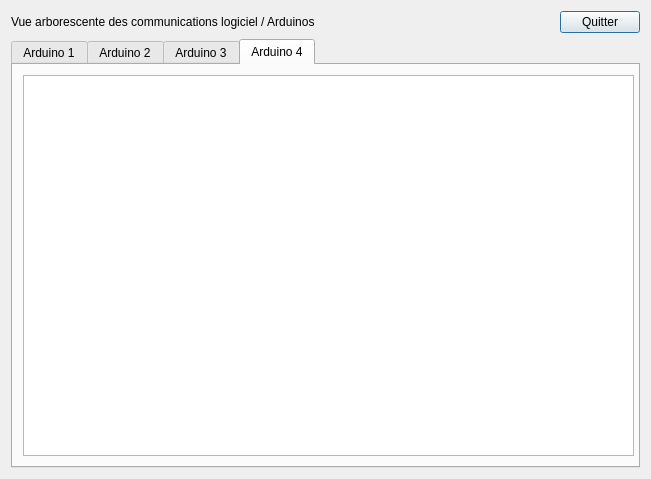
<?xml version="1.0" encoding="UTF-8"?>
<ui version="4.0">
 <class>MainDialog</class>
 <widget class="QDialog" name="MainDialog">
  <property name="geometry">
   <rect>
    <x>0</x>
    <y>0</y>
    <width>651</width>
    <height>479</height>
   </rect>
  </property>
  <property name="windowTitle">
   <string>Dialog</string>
  </property>
  <layout class="QGridLayout" name="gridLayout">
   <item row="0" column="1">
    <spacer name="horizontalSpacer">
     <property name="orientation">
      <enum>Qt::Horizontal</enum>
     </property>
     <property name="sizeHint" stdset="0">
      <size>
       <width>145</width>
       <height>20</height>
      </size>
     </property>
    </spacer>
   </item>
   <item row="0" column="2">
    <widget class="QPushButton" name="pbuQuit">
     <property name="text">
      <string>Quitter</string>
     </property>
    </widget>
   </item>
   <item row="1" column="0" colspan="3">
    <widget class="QTabWidget" name="tabWidget">
     <property name="currentIndex">
      <number>3</number>
     </property>
     <widget class="QWidget" name="tab">
      <attribute name="title">
       <string>Arduino 1</string>
      </attribute>
      <widget class="QTreeView" name="treeView">
       <property name="geometry">
        <rect>
         <x>10</x>
         <y>10</y>
         <width>611</width>
         <height>381</height>
        </rect>
       </property>
      </widget>
     </widget>
     <widget class="QWidget" name="tab_2">
      <attribute name="title">
       <string>Arduino 2</string>
      </attribute>
      <widget class="QTreeView" name="treeView_2">
       <property name="geometry">
        <rect>
         <x>10</x>
         <y>10</y>
         <width>611</width>
         <height>381</height>
        </rect>
       </property>
       <property name="sizePolicy">
        <sizepolicy hsizetype="Expanding" vsizetype="Expanding">
         <horstretch>0</horstretch>
         <verstretch>0</verstretch>
        </sizepolicy>
       </property>
       <property name="autoFillBackground">
        <bool>false</bool>
       </property>
      </widget>
     </widget>
     <widget class="QWidget" name="tab_3">
      <attribute name="title">
       <string>Arduino 3</string>
      </attribute>
      <widget class="QTreeView" name="treeView_3">
       <property name="geometry">
        <rect>
         <x>10</x>
         <y>10</y>
         <width>611</width>
         <height>381</height>
        </rect>
       </property>
      </widget>
     </widget>
     <widget class="QWidget" name="tab_4">
      <attribute name="title">
       <string>Arduino 4</string>
      </attribute>
      <widget class="QTreeView" name="treeView_4">
       <property name="geometry">
        <rect>
         <x>10</x>
         <y>10</y>
         <width>611</width>
         <height>381</height>
        </rect>
       </property>
      </widget>
     </widget>
    </widget>
   </item>
   <item row="0" column="0">
    <widget class="QLabel" name="label">
     <property name="text">
      <string>Vue arborescente des communications logiciel / Arduinos</string>
     </property>
    </widget>
   </item>
  </layout>
 </widget>
 <resources/>
 <connections>
  <connection>
   <sender>pbuQuit</sender>
   <signal>clicked()</signal>
   <receiver>MainDialog</receiver>
   <slot>close()</slot>
   <hints>
    <hint type="sourcelabel">
     <x>611</x>
     <y>27</y>
    </hint>
    <hint type="destinationlabel">
     <x>498</x>
     <y>17</y>
    </hint>
   </hints>
  </connection>
 </connections>
</ui>
